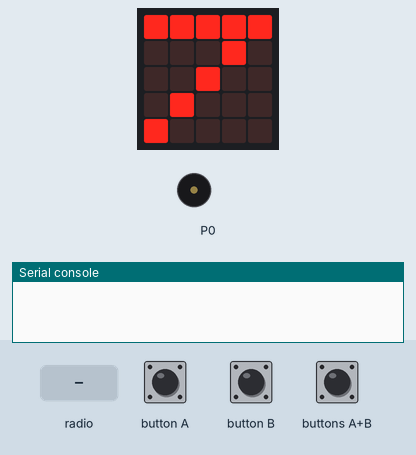
Simulated run of this program. Board: BBC micro:bit (MakeCode). Shown: the board's 5×5 LED display, buzzer (waves = sounding), the last lines printed to the serial console. The test bench sets the inputs (shaded band). No radio messages arrive unless stated (any console line starting 'radio sent:' is added by the test bench).

Above: at 1.9 s.
2.0 s: buttons A+B pressed for 0.15 s
At 2.6 s:
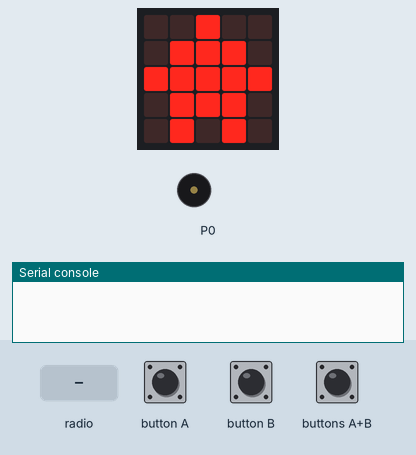
4.3 s: radio message "1" arrives
At 4.7 s:
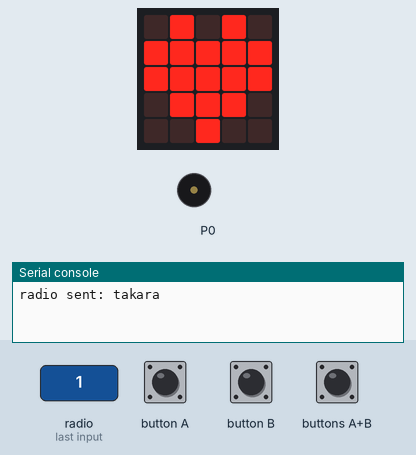
6.9 s: button A pressed for 0.15 s
At 7.9 s:
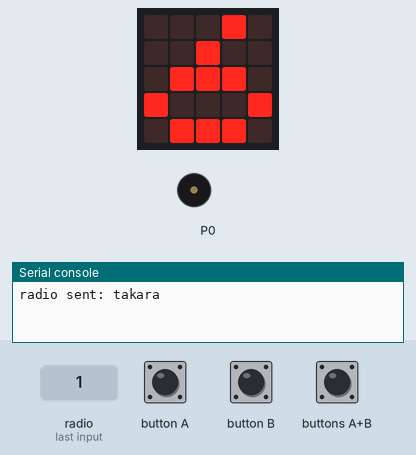
8.5 s: button A pressed for 0.15 s
At 9.1 s:
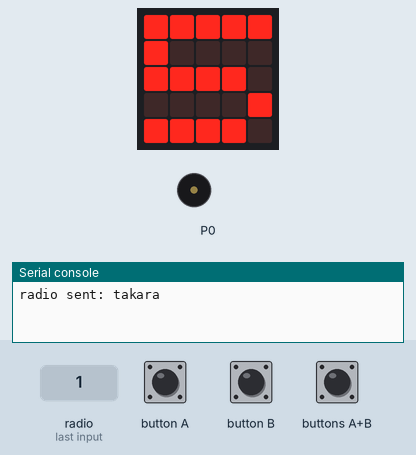
10.1 s: buttons A+B pressed for 1 s
At 11.71 s:
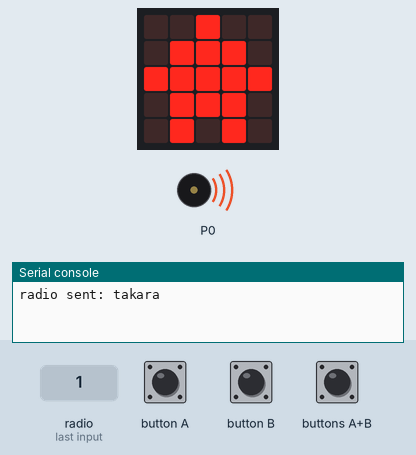
Timing chart, 0 to 13.3 s (numbered marks = the images above; inputs shaded):
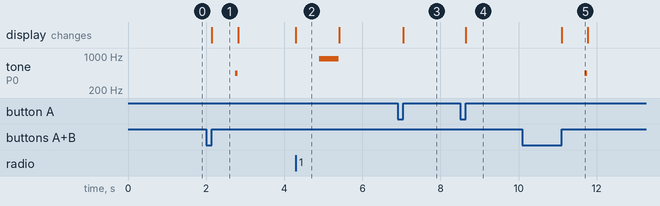

Measured:
- after the input at 2.0 s, tone on P0: silent → 440 Hz after 0.75 s, → silent 0.06 s later; the display: changes after 0.15 s (image 1)
- after the input at 4.3 s, tone on P0: silent → 880 Hz after 0.60 s, → silent 0.50 s later; the display: changes at once (image 2)
- after the input at 6.9 s, the display: changes after 0.15 s (image 3)
- after the input at 8.5 s, the display: changes after 0.15 s (image 4)
- after the input at 10.1 s, tone on P0: silent → 440 Hz after 1.6 s, → silent 0.06 s later; the display: changes after 1.0 s (image 5)
- what the display in image 1 shows lasts 0.6 s, from 2.2 s to 2.8 s
- what the display in image 2 shows lasts 1.1 s, from 4.3 s to 5.4 s

The program:

main.ts
```typescript
radio.onReceivedNumber(function (receivedNumber) {
    if (true) {
        basic.showIcon(IconNames.Heart)
        music.playTone(880, music.beat(BeatFraction.Whole))
        basic.showNumber(kyoudo)
    }
})
input.onButtonPressed(Button.A, function () {
    if (kyoudo > 0) {
        kyoudo += -1
        basic.showNumber(kyoudo)
    }
})
input.onButtonPressed(Button.AB, function () {
    basic.showIcon(IconNames.House)
    music.playTone(440, music.beat(BeatFraction.Eighth))
    radio.setTransmitPower(kyoudo)
    radio.sendString("takara")
    basic.showNumber(kyoudo)
})
input.onButtonPressed(Button.B, function () {
    if (kyoudo < 7) {
        kyoudo += 1
        basic.showNumber(kyoudo)
    }
})
let kyoudo = 0
radio.setGroup(1)
kyoudo = 7
basic.showNumber(kyoudo)
```

test.ts
```typescript
// テストはここに来ます。このパッケージが拡張機能として使用されるときにはコンパイルされません。
```
